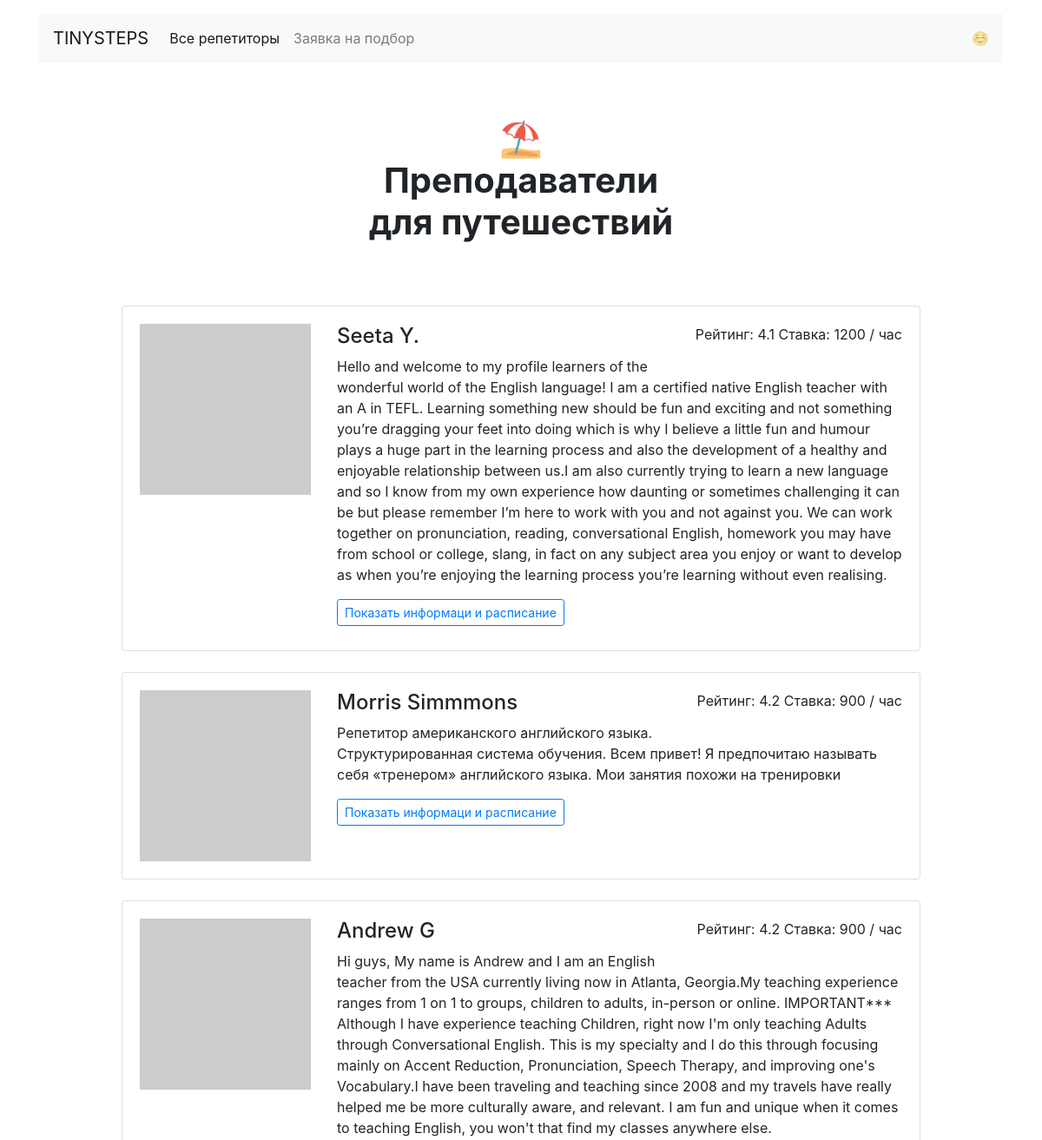
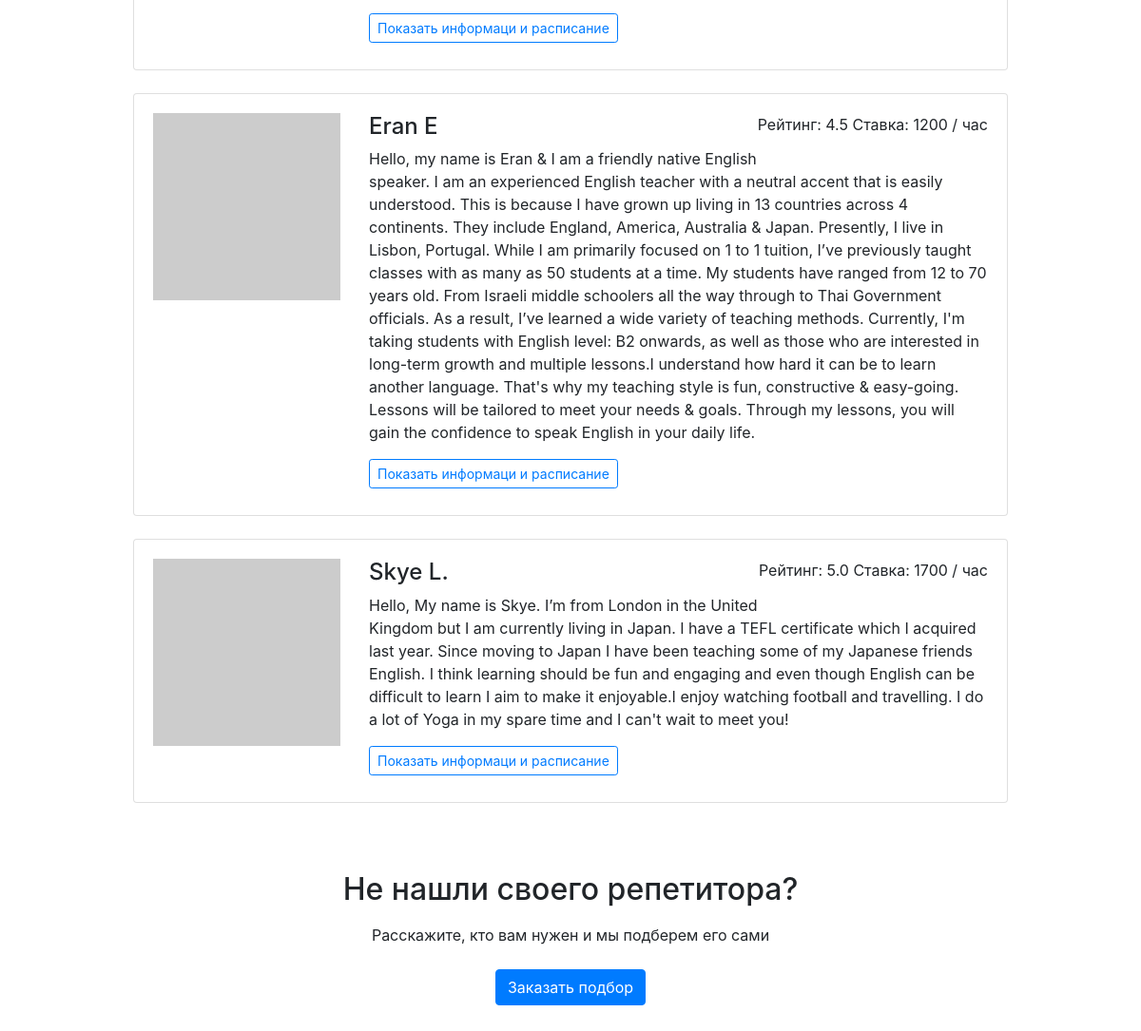
Page /goals/⛱ Для путешествий/ on the committed database (2 pictures, top to bottom).
### app.py (models this page shows)
class Goals(db.Model):
    __tablename__ = 'goals'
    id = db.Column(db.Integer, primary_key=True)
    key = db.Column(db.String, nullable=False)
    teachers_id = db.Column(db.Integer, db.ForeignKey("teachers.id"))
    goal = db.relationship("Teachers", back_populates="goals", uselist=False)
    search_teacher = db.relationship("SearchTeacher", back_populates="goal", uselist=False)

class Teachers(db.Model):
    __tablename__ = 'teachers'
    id = db.Column(db.Integer, primary_key=True)
    name = db.Column(db.String, nullable=False)
    about = db.Column(db.String, nullable=False)
    rating = db.Column(db.Float, nullable=False)
    picture = db.Column(db.String, nullable=False)
    price = db.Column(db.Integer, nullable=False)
    lesson_time = db.Column(db.String)
    goals = db.relationship("Goals", back_populates="goal")
    week_day = db.relationship("TimetableTeachers", back_populates="week")

### app.py (the view)
@app.route('/goals/<goal>/')  # цель 'goal'
def goals(goal):
    teachers_query = db.session.query(Teachers).order_by(Teachers.rating)
    return render_template("goals.html", goal=goal, goals=query_goals(), all_data=all_data, teachers=teachers_query.all())

### app.py (called while the page is built)
def query_goals():
    dict_id_teachers_goals = {}
    dict_goals_unique = {}
    goals_unique = db.session.query(Goals.id, Goals.key).distinct().limit(5)
    goals_all = db.session.query(Goals.id, Goals.teachers_id, Goals.key)
    for id, key in goals_unique.all():
        dict_goals_unique[id] = key
    for id, key, id_teacher in goals_all.all():
        dict_id_teachers_goals[id] = (str(id_teacher))+''+str(key)
    all_goals = [dict_goals_unique, dict_id_teachers_goals]
    return all_goals

### templates/goals.html
{% extends 'base.html' %}
{% block container %}
  <main class="container mt-3">
    <h1 class="h1 text-center w-50 mx-auto mt-1 py-5 mb-4"><strong>{{ goal|first }}<br />Преподаватели <br>{{ goal|replace(goal|first, "")|lower }}</strong></h1>
      <div class="row">
      <div class="col-12 col-lg-10 offset-lg-1 m-auto">
        {% for teacher in teachers %}
        {% set goal_teacher = goals[1][teacher.id]|replace(goals[1][teacher.id]|first, "") %}
        {% if goal|first == goals[1][teacher.id]|first %}
        <div class="card mb-4">
          <div class="card-body">
            <div class="row">
              <div class="col-3"><img src="{{ teacher.picture }}" class="img-fluid" alt=""></div>
              <div class="col-9">
                <p class="float-right">Рейтинг: {{ teacher.rating }} Ставка: {{ teacher.price }} / час</p>
                <h2 class="h4">{{ teacher.name }}</h2>
                <p>{{ teacher.about }}</p>
                <a href="{{ url_for('profiles', id_teacher=teacher.id) }}" class="btn btn-outline-primary btn-sm mr-3 mb-2">Показать информаци и расписание</a>
              </div>
            </div>
          </div>
        </div>
        {% endif %}
        {% endfor %}
      </div>
    </div>
    <h2 class="text-center mt-5 mb-3">Не нашли своего репетитора?</h2>
    <p class="text-center mb-4">Расскажите, кто вам нужен и мы подберем его сами</p>
    <div class="text-center pb-5">
        <a href="{{url_for('request_teacher')}}" class="btn btn-primary">Заказать подбор</a>
    </div>
  </main>
{% endblock %}

### rows in the picture
Goals: key "для путешествий"
Teachers: rating "4.1", price "1200", name "Seeta Y.", about "Hello and welcome to my profile learners of the wonderful world of the English language! I am a certified native English teacher with an A in TEFL. Learning something new should be fun and exciting and not something you’re dragging your feet into doing which is why I believe a little fun and humour plays a huge part in the learning process and also the development of a healthy and enjoyable relationship between us.I am also currently trying to learn a new language and so I know from my own experience how daunting or sometimes challenging it can be but please remember I’m here to work with you and not against you. We can work together on pronunciation, reading, conversational English,…"
Teachers: rating "4.2", price "900", name "Morris Simmmons", about "Репетитор американского английского языка. Структурированная система обучения. Всем привет! Я предпочитаю называть себя «тренером» английского языка. Мои занятия похожи на тренировки"
Teachers: rating "4.2", price "900", name "Andrew G", about "Hi guys, My name is Andrew and I am an English teacher from the USA currently living now in Atlanta, Georgia.My teaching experience ranges from 1 on 1 to groups, children to adults, in-person or online. IMPORTANT*** Although I have experience teaching Children, right now I'm only teaching Adults through Conversational English. This is my specialty and I do this through focusing mainly on Accent Reduction, Pronunciation, Speech Therapy, and improving one's Vocabulary.I have been traveling and teaching since 2008 and my travels have really helped me be more culturally aware, and relevant. I am fun and unique when it comes to teaching English, you won't that find my classes anywhere else."
Teachers: rating "4.5", price "1200", name "Eran E", about "Hello, my name is Eran & I am a friendly native English speaker. I am an experienced English teacher with a neutral accent that is easily understood. This is because I have grown up living in 13 countries across 4 continents. They include England, America, Australia & Japan. Presently, I live in Lisbon, Portugal. While I am primarily focused on 1 to 1 tuition, I’ve previously taught classes with as many as 50 students at a time. My students have ranged from 12 to 70 years old. From Israeli middle schoolers all the way through to Thai Government officials. As a result, I’ve learned a wide variety of teaching methods. Currently, I'm taking students with English level: B2 onwards, as well as…"
Teachers: rating "5.0", price "1700", name "Skye L.", about "Hello, My name is Skye. I’m from London in the United Kingdom but I am currently living in Japan. I have a TEFL certificate which I acquired last year. Since moving to Japan I have been teaching some of my Japanese friends English. I think learning should be fun and engaging and even though English can be difficult to learn I aim to make it enjoyable.I enjoy watching football and travelling. I do a lot of Yoga in my spare time and I can't wait to meet you!"

### other values in the picture
{{ goal|first }} "⛱"
